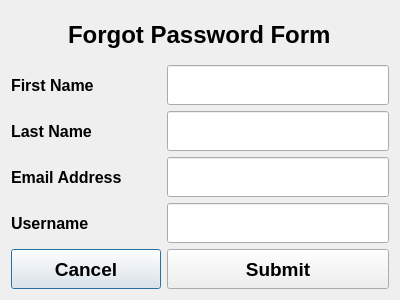
<?xml version="1.0" encoding="UTF-8"?>
<ui version="4.0">
 <class>ForgetPassword</class>
 <widget class="QDialog" name="ForgetPassword">
  <property name="geometry">
   <rect>
    <x>0</x>
    <y>0</y>
    <width>400</width>
    <height>300</height>
   </rect>
  </property>
  <property name="windowTitle">
   <string>Dialog</string>
  </property>
  <layout class="QGridLayout" name="gridLayout">
   <item row="4" column="1">
    <widget class="QLineEdit" name="forgotpassword_UsernameLineEdit">
     <property name="minimumSize">
      <size>
       <width>0</width>
       <height>40</height>
      </size>
     </property>
     <property name="font">
      <font>
       <family>Arial</family>
       <pointsize>12</pointsize>
      </font>
     </property>
    </widget>
   </item>
   <item row="2" column="1">
    <widget class="QLineEdit" name="forgotpassword_LastNameLineEdit">
     <property name="minimumSize">
      <size>
       <width>0</width>
       <height>40</height>
      </size>
     </property>
     <property name="font">
      <font>
       <family>Arial</family>
       <pointsize>12</pointsize>
      </font>
     </property>
    </widget>
   </item>
   <item row="4" column="0">
    <widget class="QLabel" name="forgotpassword_UsernameLabel">
     <property name="font">
      <font>
       <family>Arial</family>
       <pointsize>12</pointsize>
       <weight>75</weight>
       <bold>true</bold>
      </font>
     </property>
     <property name="text">
      <string>Username</string>
     </property>
    </widget>
   </item>
   <item row="2" column="0">
    <widget class="QLabel" name="forgotpassword_LastNameLabel">
     <property name="font">
      <font>
       <family>Arial</family>
       <pointsize>12</pointsize>
       <weight>75</weight>
       <bold>true</bold>
      </font>
     </property>
     <property name="text">
      <string>Last Name</string>
     </property>
    </widget>
   </item>
   <item row="3" column="0">
    <widget class="QLabel" name="forgotpassword_EmailLabel">
     <property name="font">
      <font>
       <family>Arial</family>
       <pointsize>12</pointsize>
       <weight>75</weight>
       <bold>true</bold>
      </font>
     </property>
     <property name="text">
      <string>Email Address</string>
     </property>
    </widget>
   </item>
   <item row="3" column="1">
    <widget class="QLineEdit" name="forgotpassword_EmailLineEdit">
     <property name="minimumSize">
      <size>
       <width>0</width>
       <height>40</height>
      </size>
     </property>
     <property name="font">
      <font>
       <family>Arial</family>
       <pointsize>12</pointsize>
      </font>
     </property>
    </widget>
   </item>
   <item row="1" column="1">
    <widget class="QLineEdit" name="forgotpassword_FirstNameLineEdit">
     <property name="minimumSize">
      <size>
       <width>0</width>
       <height>40</height>
      </size>
     </property>
     <property name="font">
      <font>
       <family>Arial</family>
       <pointsize>12</pointsize>
      </font>
     </property>
    </widget>
   </item>
   <item row="0" column="0" colspan="2" alignment="Qt::AlignHCenter">
    <widget class="QLabel" name="forgotpassword_HeaderLabel">
     <property name="minimumSize">
      <size>
       <width>0</width>
       <height>40</height>
      </size>
     </property>
     <property name="font">
      <font>
       <family>Arial</family>
       <pointsize>18</pointsize>
       <weight>75</weight>
       <bold>true</bold>
      </font>
     </property>
     <property name="text">
      <string>Forgot Password Form</string>
     </property>
    </widget>
   </item>
   <item row="1" column="0" alignment="Qt::AlignHCenter">
    <widget class="QLabel" name="forgotpassword_FirstNameLabel">
     <property name="minimumSize">
      <size>
       <width>150</width>
       <height>40</height>
      </size>
     </property>
     <property name="font">
      <font>
       <family>Arial</family>
       <pointsize>12</pointsize>
       <weight>75</weight>
       <bold>true</bold>
      </font>
     </property>
     <property name="text">
      <string>First Name</string>
     </property>
    </widget>
   </item>
   <item row="5" column="0">
    <widget class="QPushButton" name="forgotpassword_CancelButton">
     <property name="minimumSize">
      <size>
       <width>0</width>
       <height>40</height>
      </size>
     </property>
     <property name="font">
      <font>
       <family>Arial</family>
       <pointsize>14</pointsize>
       <weight>75</weight>
       <bold>true</bold>
      </font>
     </property>
     <property name="text">
      <string>Cancel</string>
     </property>
    </widget>
   </item>
   <item row="5" column="1">
    <widget class="QPushButton" name="forgotpassword_SubmitButton">
     <property name="minimumSize">
      <size>
       <width>0</width>
       <height>40</height>
      </size>
     </property>
     <property name="font">
      <font>
       <family>Arial</family>
       <pointsize>14</pointsize>
       <weight>75</weight>
       <bold>true</bold>
      </font>
     </property>
     <property name="text">
      <string>Submit</string>
     </property>
    </widget>
   </item>
  </layout>
 </widget>
 <resources/>
 <connections/>
</ui>
